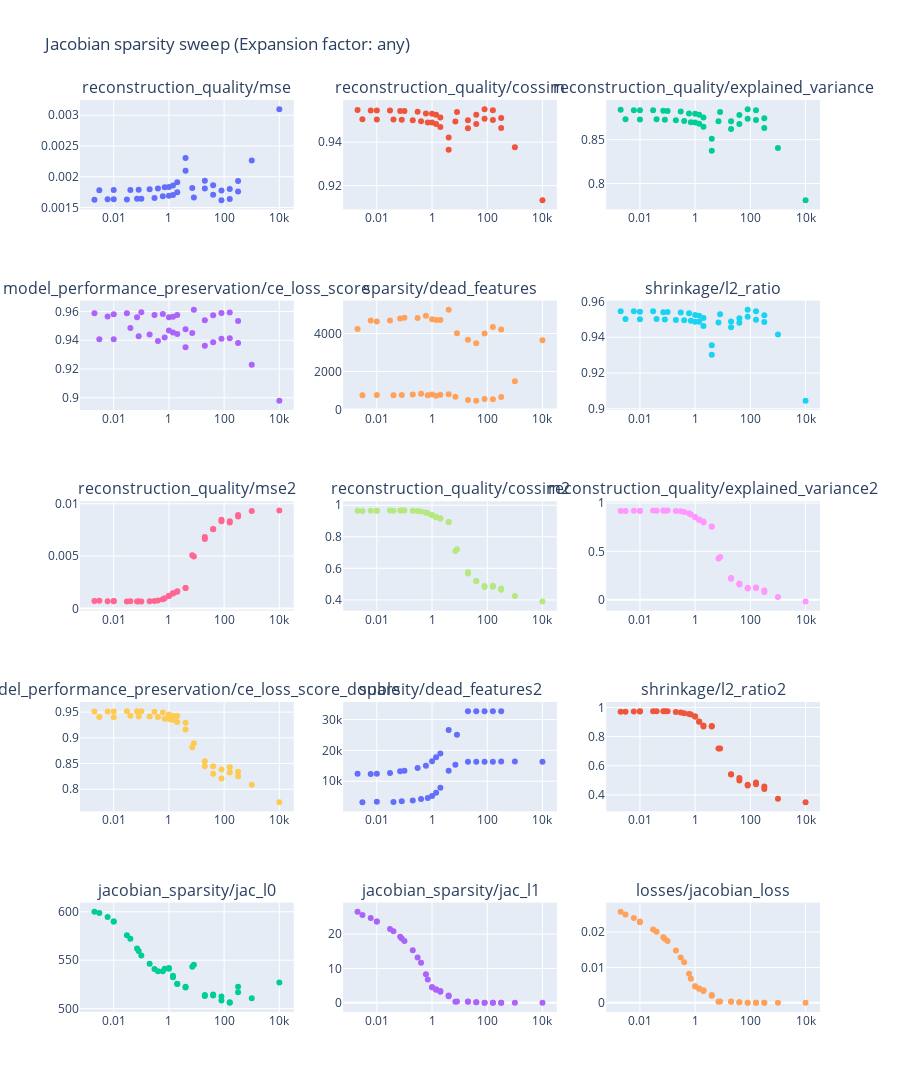
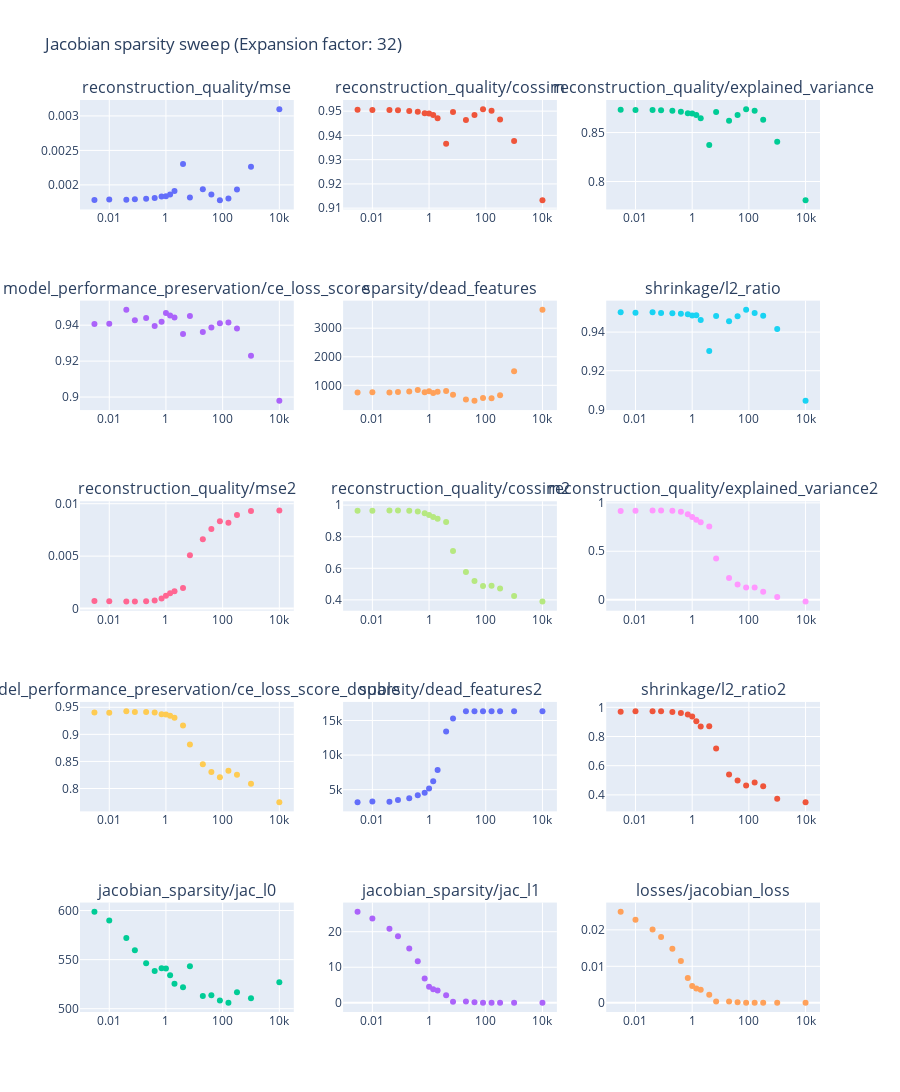
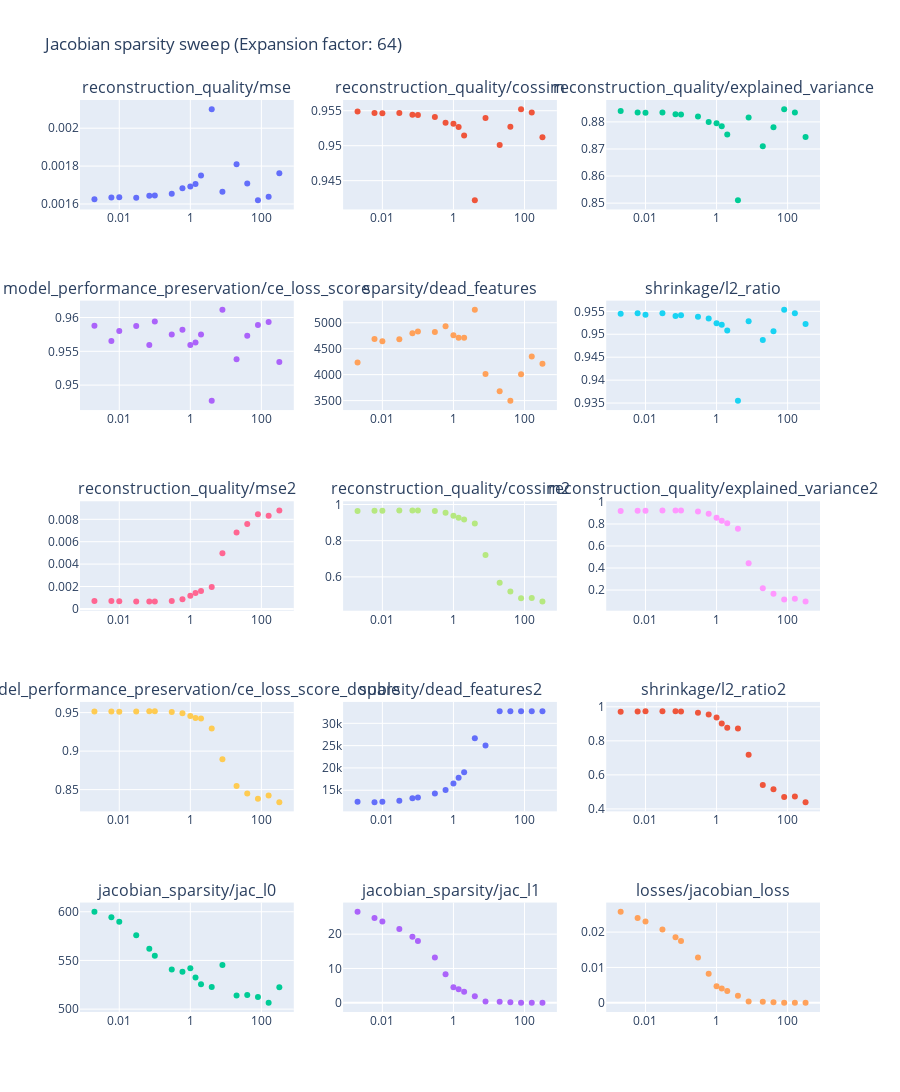

Notebook cell for these charts, in order:
### Code cell
jac_range = [0, 10_000]
for expansion_factor in ["any", *df["expansion_factor"].unique()]:
    df_filtered = df[df["jacobian_coefficient"] >= jac_range[0]]
    df_filtered = df_filtered[df_filtered["jacobian_coefficient"] <= jac_range[1]]
    if expansion_factor != "any":
        df_filtered = df_filtered[df_filtered["expansion_factor"] == expansion_factor]

    fig = make_subplots(rows=5, cols=3, subplot_titles=metrics)
    for m in metrics:
        metric = m.split("/")[1]
        # px.scatter(df_filtered, x="jacobian_coefficient", y=metric, log_x=True, title=metric).show()
        fig.add_trace(go.Scatter(x=df_filtered["jacobian_coefficient"], y=df_filtered[metric], mode="markers", name=metric), row=metrics.index(m) // 3 + 1, col=metrics.index(m) % 3 + 1)
    fig.update_layout(title=f"Jacobian sparsity sweep (Expansion factor: {expansion_factor})", showlegend=False, height=1200)
    # Update y-axes to log scale
    for i in range(1, 16):
        fig.update_xaxes(type="log", row=(i-1)//3 + 1, col=(i-1)%3 + 1)
    fig.show()
